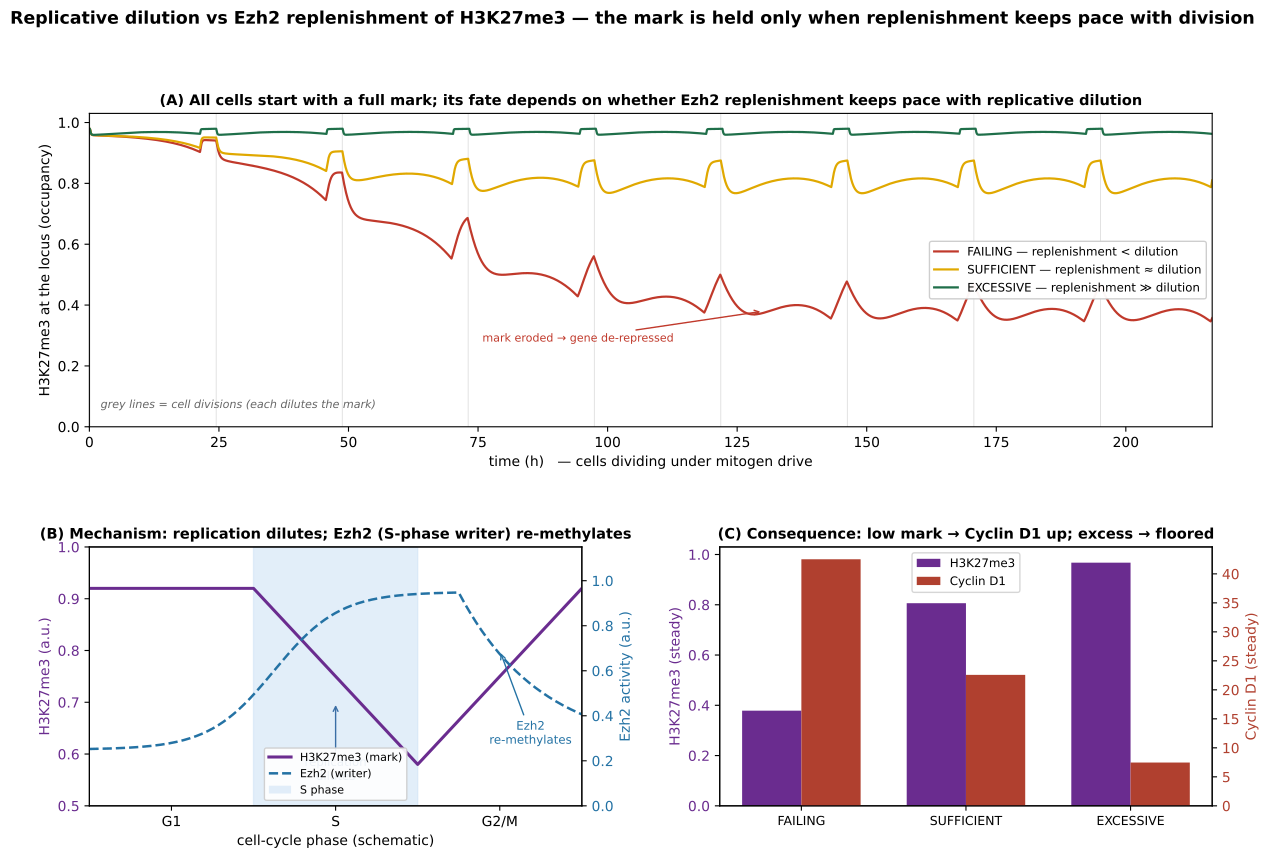

The script that saved this image:
"""How replicative dilution and Ezh2 replenishment set the H3K27me3 level (JP 2026-09-19, conceptual figure).
Ezh2 is an S-phase-associated writer: at each round of DNA replication the mark is diluted across newly
synthesized histones, and Ezh2 rebuilds it between/through S-phase. As mitogen drive speeds up division,
the mark is maintained only when replenishment keeps pace. Three regimes (Ezh2 output scaled via kTlEZ):
FAILING (replenishment < dilution -> mark erodes, Cyclin D1 de-repressed), SUFFICIENT (balanced -> mark
held), EXCESSIVE (replenishment >> dilution -> mark saturated, beyond what maintenance requires).

Generated from the baked model. All three cells start from the same high mark, then diverge under their
Ezh2 capacity while continuing to cycle.

Run:  ./venv/bin/python simulations/fig_v44_dilution_replenishment.py   (~8 min)
"""
import sys, os
sys.path.insert(0, os.path.dirname(os.path.dirname(os.path.abspath(__file__))))
import numpy as np
import matplotlib; matplotlib.use('Agg')
import matplotlib.pyplot as plt
from matplotlib.gridspec import GridSpec
import tellurium as te
from src.build_model_v44_heldt import build_model_v44

KTLEZ0 = 0.015098862630302894
C_FAIL, C_SUFF, C_EXC = '#c0392b', '#e0a800', '#1f6f4a'
C_MK, C_EZ, C_CD = '#6a2c8f', '#2472a4', '#b0402f'
plt.rcParams.update({'font.size': 10, 'axes.titlesize': 10.5, 'axes.labelsize': 10, 'axes.titleweight': 'bold'})

M = build_model_v44()
RR = te.loada(M); RR.integrator.setValue('relative_tolerance', 1e-7); RR.integrator.setValue('absolute_tolerance', 1e-9)
RR.integrator.setValue('maximum_num_steps', 12000000)


def mb_conditions():
    RR['SHH'] = 0.5; RR['Ptch1_copy_number'] = 0.3
    try: RR['Cd2_expr'] = RR['CD2_EXPR_MB']
    except Exception: pass
    RR['p18'] = 1.73; RR['p19'] = 0.58


def run_regime(scale, T_eq=6000, T_show=13000, npts=13000):
    """Equilibrate at a high (excess) writer to establish a high mark, then switch to `scale` and record."""
    mb_conditions()
    RR['kTlEZ'] = KTLEZ0 * 2.0            # common high-mark start
    RR.reset()
    RR.simulate(0, T_eq, 200, selections=['time'])
    RR['kTlEZ'] = KTLEZ0 * scale          # switch to this regime's Ezh2 output
    r = RR.simulate(T_eq, T_eq + T_show, npts,
                    selections=['time', 'Mk', 'EZH2', 'Cd', 'Dna', 'aRc'])
    t = (r['time'] - T_eq) / 60.0
    return dict(t=t, Mk=r['Mk'], EZH2=r['EZH2'], Cd=r['Cd'], Dna=r['Dna'], aRc=r['aRc'])


fail = run_regime(0.05)
suff = run_regime(0.25)
exc = run_regime(2.0)


def divisions(d):
    dna = d['Dna']; idx = np.where((dna[:-1] > 0.9) & (dna[1:] < 0.1))[0]
    return d['t'][idx]


fig = plt.figure(figsize=(14.5, 9))
gs = GridSpec(2, 2, figure=fig, height_ratios=[1.15, 0.95], hspace=0.42, wspace=0.28)

# ---------- (A) three regimes: mark sawtooth, common high start, diverging ----------
axA = fig.add_subplot(gs[0, :])
for d, col, lab in [(fail, C_FAIL, 'FAILING — replenishment < dilution'),
                    (suff, C_SUFF, 'SUFFICIENT — replenishment ≈ dilution'),
                    (exc, C_EXC, 'EXCESSIVE — replenishment ≫ dilution')]:
    axA.plot(d['t'], d['Mk'], color=col, lw=1.6, label=lab)
for x in divisions(suff):
    axA.axvline(x, color='#bbb', lw=0.6, alpha=0.5, zorder=0)
axA.set_xlabel('time (h)   — cells dividing under mitogen drive'); axA.set_ylabel('H3K27me3 at the locus (occupancy)')
axA.set_ylim(0, 1.03); axA.set_xlim(0, suff['t'][-1])
axA.set_title('(A) All cells start with a full mark; its fate depends on whether Ezh2 replenishment keeps pace with replicative dilution')
axA.legend(fontsize=8.5, loc='center right', framealpha=0.95)
axA.text(0.01, 0.06, 'grey lines = cell divisions (each dilutes the mark)', transform=axA.transAxes, fontsize=8, color='#666', style='italic')
axA.annotate('mark eroded → gene de-repressed', (fail['t'][-1]*0.6, fail['Mk'][-3000:].mean()),
             (fail['t'][-1]*0.35, 0.28), fontsize=8, color=C_FAIL,
             arrowprops=dict(arrowstyle='->', color=C_FAIL))

# ---------- (B) mechanism (schematic): Ezh2 (S-phase writer) vs replication dilution over one cycle ----------
axB = fig.add_subplot(gs[1, 0])
tc = np.linspace(0, 24, 700)
S0, S1 = 8.0, 16.0            # S phase window
axB.axvspan(S0, S1, color='#cfe3f5', alpha=0.6, zorder=0)
# idealized H3K27me3: high in G1, diluted across S as new histones are laid down, re-methylated by Ezh2 into G2
mark = np.where(tc < S0, 0.92,
        np.where(tc < S1, 0.92 - 0.34 * (tc - S0) / (S1 - S0),      # dilution during replication
                 0.58 + 0.34 * (tc - S1) / (24 - S1)))              # Ezh2 re-methylation
# idealized Ezh2 writer: low in G1, elevated through S phase (S-phase-associated), declines late
ez = 0.25 + 0.70 / (1 + np.exp(-(tc - 9) / 1.6)) * np.exp(-np.maximum(tc - 18, 0) / 4)
axB.plot(tc, mark, color=C_MK, lw=2.2, label='H3K27me3 (mark)', zorder=3)
axr = axB.twinx()
axr.plot(tc, ez, color=C_EZ, lw=1.8, ls='--', label='Ezh2 (writer)')
axr.set_ylim(0, 1.15); axr.set_ylabel('Ezh2 activity (a.u.)', color=C_EZ); axr.tick_params(axis='y', labelcolor=C_EZ)
axB.set_ylim(0.5, 1.0); axB.set_xlim(0, 24)
axB.set_xticks([4, 12, 20]); axB.set_xticklabels(['G1', 'S', 'G2/M'])
axB.set_xlabel('cell-cycle phase (schematic)'); axB.set_ylabel('H3K27me3 (a.u.)', color=C_MK); axB.tick_params(axis='y', labelcolor=C_MK)
axB.set_title('(B) Mechanism: replication dilutes; Ezh2 (S-phase writer) re-methylates')
axB.annotate('replication\ndilutes', (12, 0.70), (12, 0.55), fontsize=8.5, color='#3a6ea5', ha='center',
             arrowprops=dict(arrowstyle='->', color='#3a6ea5'))
axB.annotate('Ezh2\nre-methylates', (20, 0.80), (21.5, 0.62), fontsize=8.5, color=C_EZ, ha='center',
             arrowprops=dict(arrowstyle='->', color=C_EZ))
h1, l1 = axB.get_legend_handles_labels(); h2, l2 = axr.get_legend_handles_labels()
axB.legend(h1 + h2 + [plt.Rectangle((0, 0), 1, 1, fc='#cfe3f5', alpha=0.6)], l1 + l2 + ['S phase'],
           fontsize=8, loc='lower center', framealpha=0.9)

# ---------- (C) consequence: Cyclin D1 (the repressed gene) in each regime ----------
axC = fig.add_subplot(gs[1, 1])
labels = ['FAILING', 'SUFFICIENT', 'EXCESSIVE']
mk_ss = [fail['Mk'][-4000:].mean(), suff['Mk'][-4000:].mean(), exc['Mk'][-4000:].mean()]
cd_ss = [fail['Cd'][-4000:].mean(), suff['Cd'][-4000:].mean(), exc['Cd'][-4000:].mean()]
x = np.arange(3); w = 0.36
b1 = axC.bar(x - w/2, mk_ss, w, color=C_MK, label='H3K27me3 (mark)')
axr2 = axC.twinx()
b2 = axr2.bar(x + w/2, cd_ss, w, color=C_CD, label='Cyclin D1')
axC.set_xticks(x); axC.set_xticklabels(labels, fontsize=9)
axC.set_ylabel('H3K27me3 (steady)', color=C_MK); axC.tick_params(axis='y', labelcolor=C_MK); axC.set_ylim(0, 1.03)
axr2.set_ylabel('Cyclin D1 (steady)', color=C_CD); axr2.tick_params(axis='y', labelcolor=C_CD)
axC.set_title('(C) Consequence: low mark → Cyclin D1 up; excess → floored')
axC.legend(handles=[b1, b2], labels=['H3K27me3', 'Cyclin D1'], fontsize=8.5, loc='upper center')

fig.suptitle('Replicative dilution vs Ezh2 replenishment of H3K27me3 — the mark is held only when '
             'replenishment keeps pace with division', fontsize=12.5, fontweight='bold', y=0.995)
out = os.path.join(os.path.dirname(os.path.abspath(__file__)), 'fig_v44_dilution_replenishment')
fig.savefig(out + '.png', dpi=140, bbox_inches='tight'); fig.savefig(out + '.pdf', bbox_inches='tight')
print('wrote', out + '.png/.pdf')
print('steady Mk  fail/suff/exc:', [round(x,3) for x in mk_ss])
print('steady Cd  fail/suff/exc:', [round(x,2) for x in cd_ss])
print('divisions in window (suff):', len(divisions(suff)))
